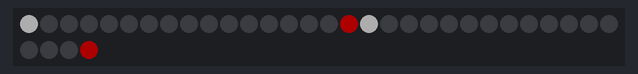
Bench run of a program on a simulated Raspberry Pi Pico running MicroPython. Shown: 34 RGB LEDs in strip order, left to right, continuing on the next row. Dim RGB values are drawn brighter than linear.

Above: at 0.01 s.
At 0.43 s:
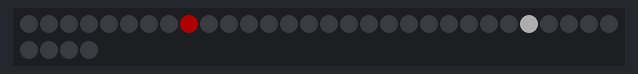
At 1.05 s:
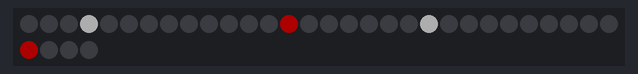
At 1.47 s:
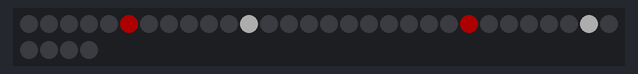
At 2.1 s:
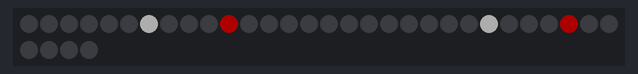

The program:

WS2812_34er_Lauflicht_blau_rot_Gegenlauf_4er.py
```python
# Bibliotheken laden
from machine import Pin
from neopixel import NeoPixel
from utime import sleep_ms

# GPIO-Pin für WS2812
pin_np = 28

# Anzahl der LEDs
leds = 34

# Helligkeit: 0 bis 255
brightness = 50

# Geschwindigkeit (Millisekunden)
speed = 50

# Initialisierung WS2812/NeoPixel
np = NeoPixel(Pin(pin_np, Pin.OUT), leds)

# Wiederholung (Endlos-Schleife)
while True:
    j=17
    k=17
    for i in range (leds):
        # Nächste LED einschalten
        np[i] = (brightness, brightness, brightness)
        np[leds-i-1] = (brightness, 0, 0)

        if i+j >= 34:
            j=-17
        np[i+j] = (brightness, brightness, brightness)

        if leds-k-i-1 < 0:
            k=17

        np[leds-k-i-1] = (brightness, 0, 0)

        np.write()
        sleep_ms(speed)
        # LED zurücksetzen
        np[i] = (0, 0, 0)
        np[leds-i-1] = (0, 0, 0)
        np[i+j] = (0, 0, 0)
        np[leds-k-i-1] = (0, 0, 0)

        np.write()


        
```

Measured:
- by itself, everything shown: repeats every 1.8 s, in 34 steps
